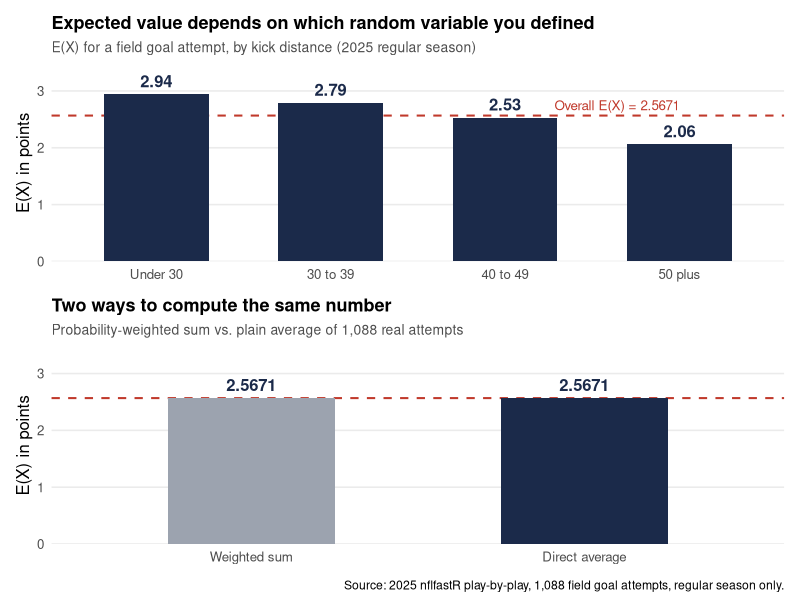

The R source for this figure:
# =============================================================================
# Stats Post 11: Random Variables and Expected Value
# Visual script -- field goal attempts as a discrete random variable
# =============================================================================
# Panel 1: E(X) by kick distance bucket, navy bars, red dashed reference line
#          at the overall E(X) so the distance-dependence is visible against
#          a single fixed baseline.
# Panel 2: The two-path convergence -- probability-weighted sum (stacked gray
#          make/miss contributions) vs. direct average (single navy bar) --
#          both landing on the same value, connected by a red dashed line.
#
# Convention: navy = actual/correct/final values, gray = component inputs,
# red dashed = reference or contrast line. 300 DPI. stats_posts/output/plots/. Prefix
# stats_post11_.
# =============================================================================

# ---- CONFIGURATION ----------------------------------------------------------
OUTPUT_DIR <- "stats_posts/output/plots"
FILE_PREFIX <- "stats_post11_"
DPI <- 300

NAVY <- "#1B2A4A"
GRAY <- "#9CA3AF"
RED  <- "#C0392B"

if (!dir.exists(OUTPUT_DIR)) dir.create(OUTPUT_DIR, recursive = TRUE)

library(ggplot2)
library(dplyr)

has_patchwork <- requireNamespace("patchwork", quietly = TRUE)
if (has_patchwork) library(patchwork)

# ---- DATA (verified console output from pull_stats_post11_expected_value_demo_data.R) ----

overall_ex <- 2.5671

by_bucket <- tibble::tibble(
  distance_bucket = factor(
    c("Under 30", "30 to 39", "40 to 49", "50 plus"),
    levels = c("Under 30", "30 to 39", "40 to 49", "50 plus")
  ),
  expected_value = c(2.94, 2.79, 2.53, 2.06)
)

convergence <- tibble::tibble(
  method = factor(
    c("Weighted sum", "Direct average"),
    levels = c("Weighted sum", "Direct average")
  ),
  make_component = c(2.5671, NA_real_),
  miss_component = c(0, NA_real_),
  direct_value = c(NA_real_, 2.5671)
)

# ---- PANEL 1: E(X) by distance bucket ---------------------------------------

p1 <- ggplot(by_bucket, aes(x = distance_bucket, y = expected_value)) +
  geom_hline(yintercept = overall_ex, linetype = "dashed", color = RED, linewidth = 0.7) +
  geom_col(fill = NAVY, width = 0.6) +
  geom_text(
    aes(label = sprintf("%.2f", expected_value)),
    vjust = -0.6, size = 4.2, color = NAVY, fontface = "bold"
  ) +
  annotate(
    "text", x = 4, y = overall_ex + 0.18,
    label = sprintf("Overall E(X) = %.4f", overall_ex),
    hjust = 1, size = 3.4, color = RED
  ) +
  scale_y_continuous(limits = c(0, 3.3), expand = expansion(mult = c(0, 0.05))) +
  labs(
    title = "Expected value depends on which random variable you defined",
    subtitle = "E(X) for a field goal attempt, by kick distance (2025 regular season)",
    x = NULL,
    y = "E(X) in points"
  ) +
  theme_minimal(base_size = 12) +
  theme(
    plot.title = element_text(face = "bold", size = 13),
    plot.subtitle = element_text(size = 10, color = "gray30"),
    panel.grid.minor = element_blank(),
    panel.grid.major.x = element_blank()
  )

# ---- PANEL 2: two-path convergence -------------------------------------------

stack_df <- tibble::tibble(
  method = factor("Weighted sum", levels = c("Weighted sum", "Direct average")),
  component = factor(c("Make: 0.8557 x 3", "Miss: 0.1443 x 0"),
                      levels = c("Miss: 0.1443 x 0", "Make: 0.8557 x 3")),
  value = c(2.5671, 0)
)

direct_df <- tibble::tibble(
  method = factor("Direct average", levels = c("Weighted sum", "Direct average")),
  value = 2.5671
)

p2 <- ggplot() +
  geom_hline(yintercept = overall_ex, linetype = "dashed", color = RED, linewidth = 0.7) +
  geom_col(
    data = stack_df, aes(x = method, y = value, fill = component),
    width = 0.5
  ) +
  geom_col(
    data = direct_df, aes(x = method, y = value),
    fill = NAVY, width = 0.5
  ) +
  geom_text(
    data = data.frame(method = c("Weighted sum", "Direct average"), value = c(2.5671, 2.5671)),
    aes(x = method, y = value, label = sprintf("%.4f", value)),
    vjust = -0.6, size = 4.2, fontface = "bold", color = NAVY
  ) +
  scale_fill_manual(values = c("Make: 0.8557 x 3" = GRAY, "Miss: 0.1443 x 0" = "gray90"), guide = "none") +
  scale_y_continuous(limits = c(0, 3.3), expand = expansion(mult = c(0, 0.05))) +
  labs(
    title = "Two ways to compute the same number",
    subtitle = "Probability-weighted sum vs. plain average of 1,088 real attempts",
    x = NULL,
    y = "E(X) in points"
  ) +
  theme_minimal(base_size = 12) +
  theme(
    plot.title = element_text(face = "bold", size = 13),
    plot.subtitle = element_text(size = 10, color = "gray30"),
    panel.grid.minor = element_blank(),
    panel.grid.major.x = element_blank()
  )

# ---- COMBINE AND EXPORT -------------------------------------------------------

if (has_patchwork) {
  combined <- p1 / p2 +
    plot_annotation(
      caption = "Source: 2025 nflfastR play-by-play, 1,088 field goal attempts, regular season only."
    )

  out_path <- file.path(OUTPUT_DIR, paste0(FILE_PREFIX, "field_goal_expected_value.png"))
  ggsave(out_path, combined, width = 7.5, height = 9, dpi = DPI, bg = "white")
  cat("Saved combined two-panel figure to:", out_path, "\n")
} else {
  message("patchwork not installed -- saving panels separately.")

  out_path_1 <- file.path(OUTPUT_DIR, paste0(FILE_PREFIX, "field_goal_expected_value_by_distance.png"))
  ggsave(out_path_1, p1, width = 7.5, height = 4.5, dpi = DPI, bg = "white")
  cat("Saved panel 1 to:", out_path_1, "\n")

  out_path_2 <- file.path(OUTPUT_DIR, paste0(FILE_PREFIX, "field_goal_expected_value_convergence.png"))
  ggsave(out_path_2, p2, width = 7.5, height = 4.5, dpi = DPI, bg = "white")
  cat("Saved panel 2 to:", out_path_2, "\n")
}

# ---- CONSOLE SUMMARY ----------------------------------------------------------
cat("\n=== VISUAL SCRIPT SUMMARY ===\n")
cat("Panel 1: E(X) by distance bucket, navy bars, red dashed line at overall E(X) =",
    overall_ex, "\n")
cat("Panel 2: Weighted sum (stacked gray make/miss) vs. direct average (navy),",
    "both at", overall_ex, "\n")
cat("Output directory:", OUTPUT_DIR, "\n")
cat("DPI:", DPI, "\n")
